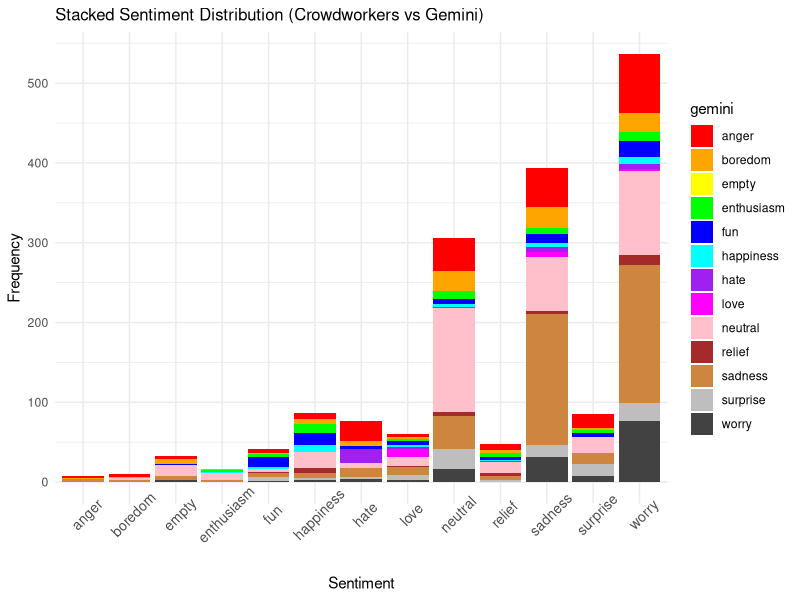

This chart was generated by the following R code:
text_emotion <- read.csv("./text_emotion_with_gemini.csv")
head(text_emotion) #optional: check the beginning of the dataset

#remove all NA's to only analyze Gemini's performance
text_emotion_only_gemini <- na.omit(text_emotion)
head(text_emotion_only_gemini) #optional: verify that the dataset was cleaned


# Define a function to map numeric values to sentiment words
map_sentiment <- function(value) {
  sentiment_map <- c("anger", "boredom", "empty", "enthusiasm", "fun", 
                     "happiness", "hate", "love", "neutral", "relief", 
                     "sadness", "surprise", "worry")
  return(sentiment_map[value])
}


# Convert the numeric values in the gemini column to sentiment words
text_emotion_only_gemini$gemini <- sapply(text_emotion_only_gemini$gemini, map_sentiment)

print(text_emotion_only_gemini) #Optional:View the updated dataset
# Load required library for plotting
# Convert the sentiment_distribution data into a long format
library(tidyr)
library(ggplot2)

# Convert the rownames of sentiment_distribution to a new column
sentiment_distribution <- table(text_emotion_only_gemini$sentiment, text_emotion_only_gemini$gemini)
sentiment_distribution <- as.data.frame.matrix(sentiment_distribution)
sentiment_distribution$sentiment <- rownames(sentiment_distribution)

# Define custom colors for the bar plot
# Define breaks and labels for y-axis
breaks <- seq(0, 600, by = 100)
labels <- seq(0, 600, by = 100)
custom_colors <- c("red", "orange", "yellow", "green", "blue", "cyan", "purple", "magenta", "pink", "brown", "tan3", "gray", "gray26")
sentiment_long <- tidyr::pivot_longer(sentiment_distribution, cols = -sentiment, names_to = "gemini", values_to = "count")

# Create a stacked bar chart of sentiment distribution with custom colors
ggplot(sentiment_long, aes(x = sentiment, y = count, fill = gemini)) +
  geom_bar(stat = "identity",) +
  labs(title = "Stacked Sentiment Distribution (Crowdworkers vs Gemini)",
       x = "Sentiment",
       y = "Frequency") +
  scale_fill_manual(values = custom_colors) +  # Apply custom colors
  theme_minimal() +
  theme(axis.text.x = element_text(angle = 45, hjust = 0.5, size = 10), plot.title = element_text(size = 12, hjust = 0)) +
  scale_y_continuous(breaks = breaks, labels = labels) # Text adjustment for the x and y axis respectively
